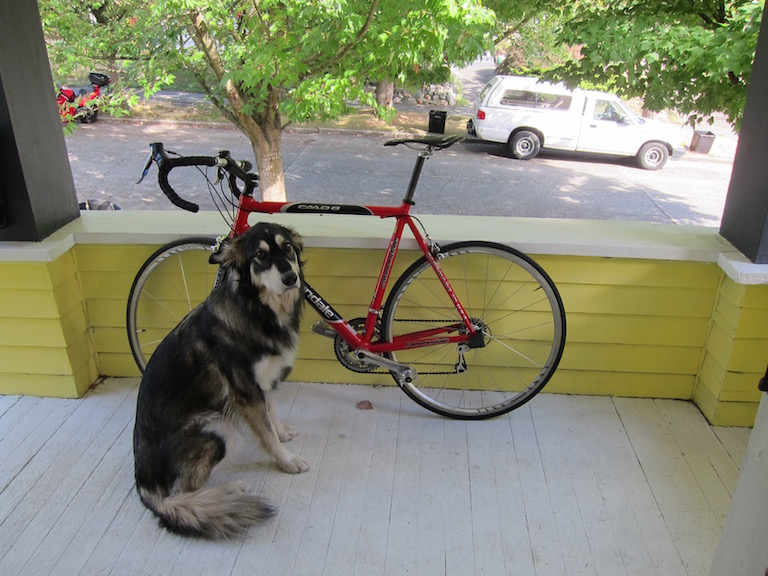
#> input picture data/samples/dog.jpg, 768 x 576 px
$ python split_image.py --image ../data/samples/dog.jpg
#> lines starting #> are read from the running program, lines starting #| are printed output that depends on the picture
# import the necessary packages
import numpy as np
import argparse
import imutils
import cv2

# construct the argument parse and parse the arguments
ap = argparse.ArgumentParser()
ap.add_argument("-i", "--image", required=True,
	help="enter the path to image")
args = vars(ap.parse_args())

# load the image from disk
image_path = args["image"]
image = cv2.imread(args["image"])
#> image is the input picture: shape (576, 768, 3); mean B, G, R 114.1, 135.7, 134.4
# print(image_path.split('.')[0])i

width = image.shape[0]
#> width = 576
height = image.shape[1]
#> height = 768
cropped_lu = image[0:int(width/2), 0:int(height/2)]
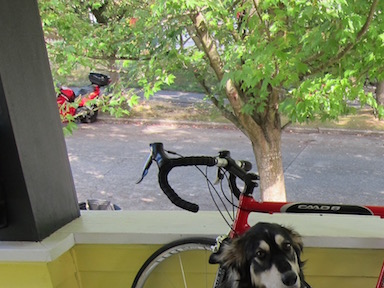
#> cropped_lu: shape (288, 384, 3); mean B, G, R 98.6, 127, 123.4
cropped_ru = image[int(width/2):width, 0:int(height/2)]
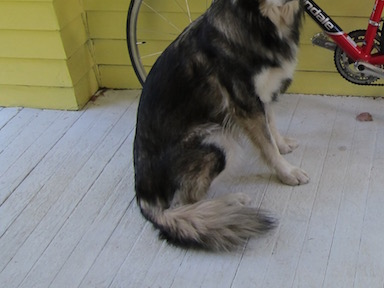
#> cropped_ru: shape (288, 384, 3); mean B, G, R 111.5, 120.6, 121.5
cropped_ld = image[0:int(width/2), int(height/2):height]
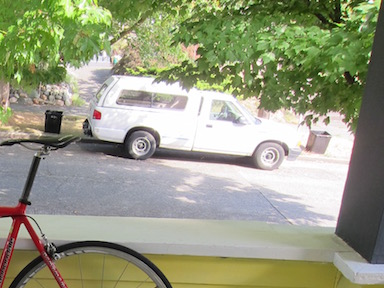
#> cropped_ld: shape (288, 384, 3); mean B, G, R 129.3, 154.7, 150.8
cropped_rd = image[int(width/2):width, int(height/2):height]
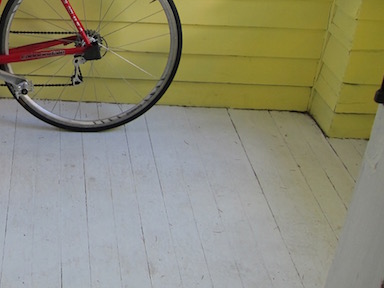
#> cropped_rd: shape (288, 384, 3); mean B, G, R 116.8, 140.3, 142.1

cv2.imwrite('/media/stmoon/Data/VisDrone/Task2_Object_Detection_in_Videos/VisDrone2019-VID-val-split/sequences/uav0000137_00458_v/' + '{:07d}'.format(1) + '.jpg', cropped_lu)
cv2.imwrite('/media/stmoon/Data/VisDrone/Task2_Object_Detection_in_Videos/VisDrone2019-VID-val-split/sequences/uav0000137_00458_v/' + '{:07d}'.format(2) + '.jpg', cropped_ru)
cv2.imwrite('/media/stmoon/Data/VisDrone/Task2_Object_Detection_in_Videos/VisDrone2019-VID-val-split/sequences/uav0000137_00458_v/' + '{:07d}'.format(3) + '.jpg', cropped_ld)
cv2.imwrite('/media/stmoon/Data/VisDrone/Task2_Object_Detection_in_Videos/VisDrone2019-VID-val-split/sequences/uav0000137_00458_v/' + '{:07d}'.format(4) + '.jpg', cropped_rd)
# [12 lines of commented-out code are left out]

$ run again, on data/samples/giraffe.jpg
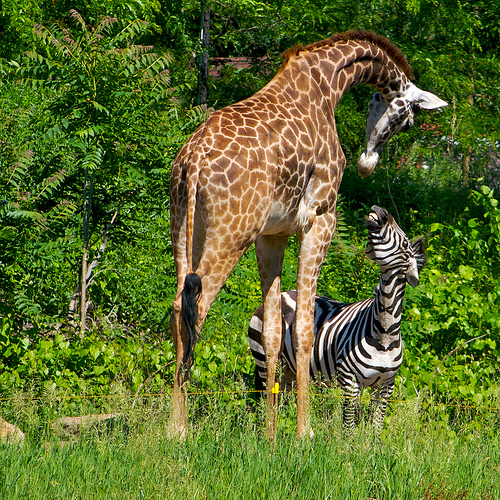
#> input picture data/samples/giraffe.jpg, 500 x 500 px
#> image is the input picture: shape (500, 500, 3); mean B, G, R 42.3, 107.9, 91.8
#> `cropped_ld = image[0:int(width/2), int(height/2):height]`:
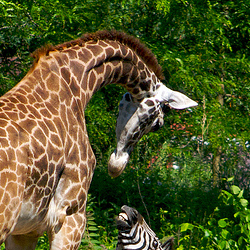
#> cropped_ld: shape (250, 250, 3); mean B, G, R 44, 88.3, 84.1
#> `cropped_rd = image[int(width/2):width, int(height/2):height]`:
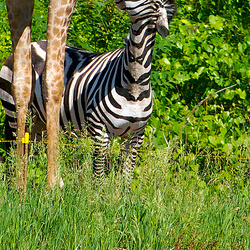
#> cropped_rd: shape (250, 250, 3); mean B, G, R 52.7, 125.9, 107.9

$ run again, on data/samples/herd_of_horses.jpg
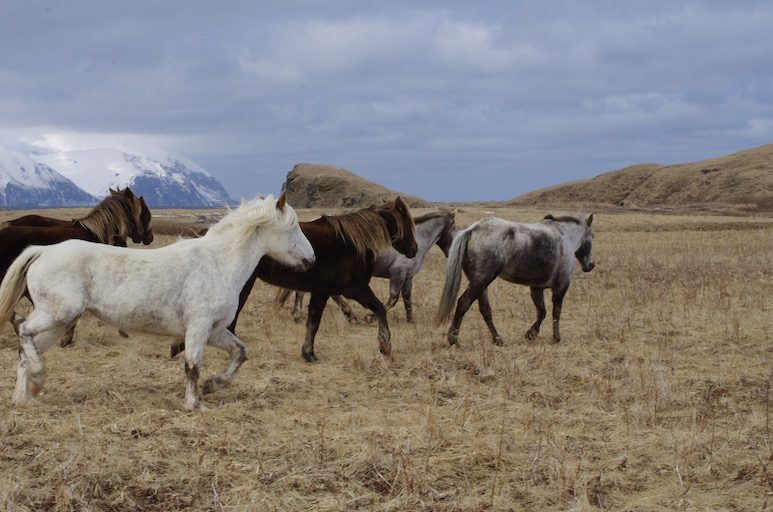
#> input picture data/samples/herd_of_horses.jpg, 773 x 512 px
#> image is the input picture: shape (512, 773, 3); mean B, G, R 125.2, 128.2, 133.3
#> `cropped_ld = image[0:int(width/2), int(height/2):height]`:
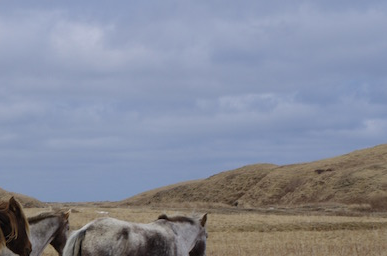
#> cropped_ld: shape (256, 387, 3); mean B, G, R 156.1, 140.2, 134.8
#> `cropped_rd = image[int(width/2):width, int(height/2):height]`:
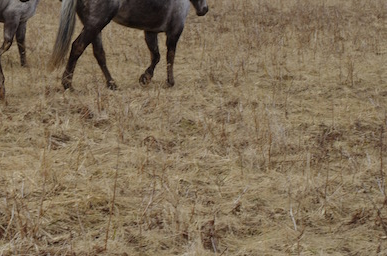
#> cropped_rd: shape (256, 387, 3); mean B, G, R 87.1, 111.4, 128.7

$ run again, on data/samples/img1.jpg
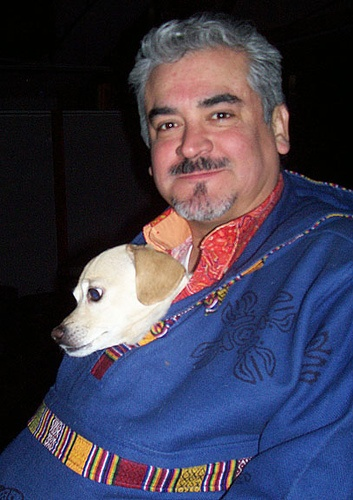
#> input picture data/samples/img1.jpg, 353 x 500 px
#> image is the input picture: shape (500, 353, 3); mean B, G, R 80.9, 60.9, 63.6
#> `cropped_ld = image[0:int(width/2), int(height/2):height]`:
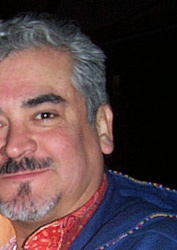
#> cropped_ld: shape (250, 177, 3); mean B, G, R 67, 64.5, 86.2
#> `cropped_rd = image[int(width/2):width, int(height/2):height]`:
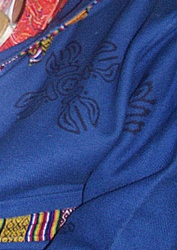
#> cropped_rd: shape (250, 177, 3); mean B, G, R 127.7, 71.7, 55.7
